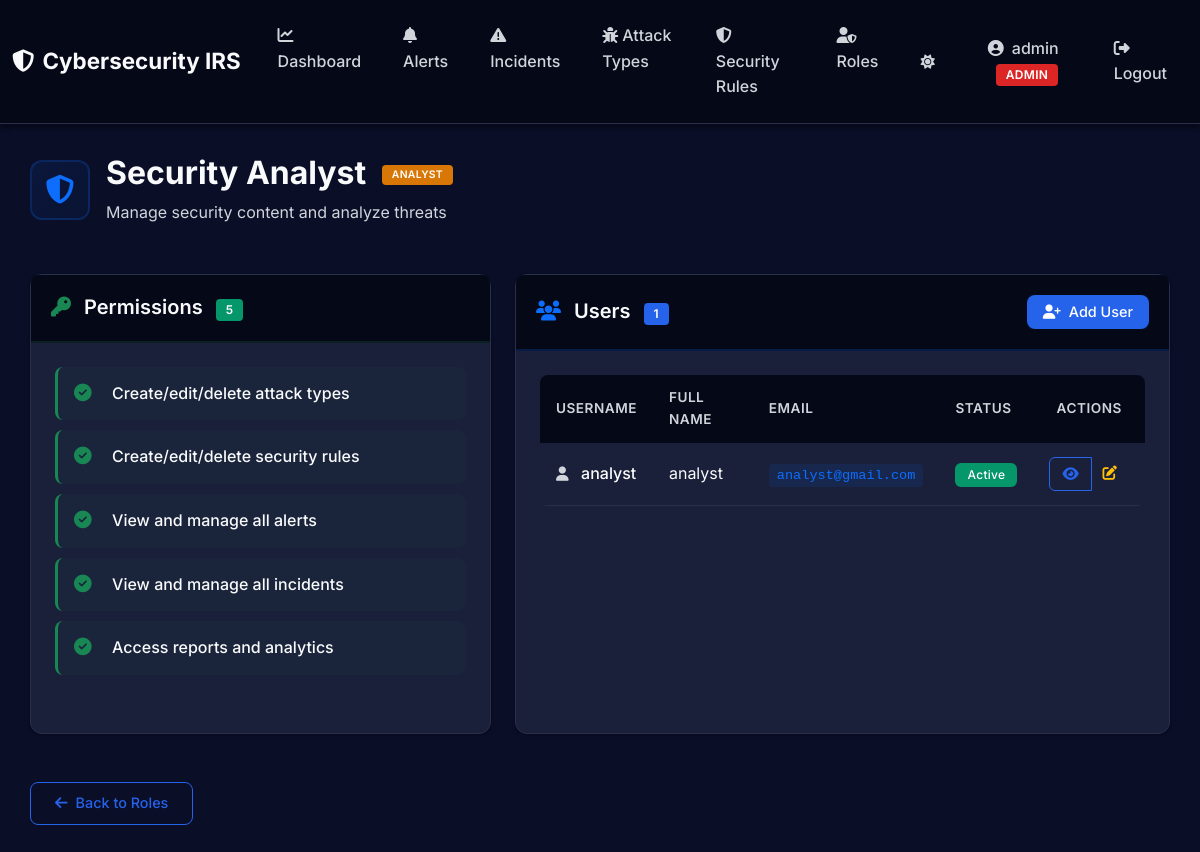
Before: /roles/analyst (signed in) with the older database file.
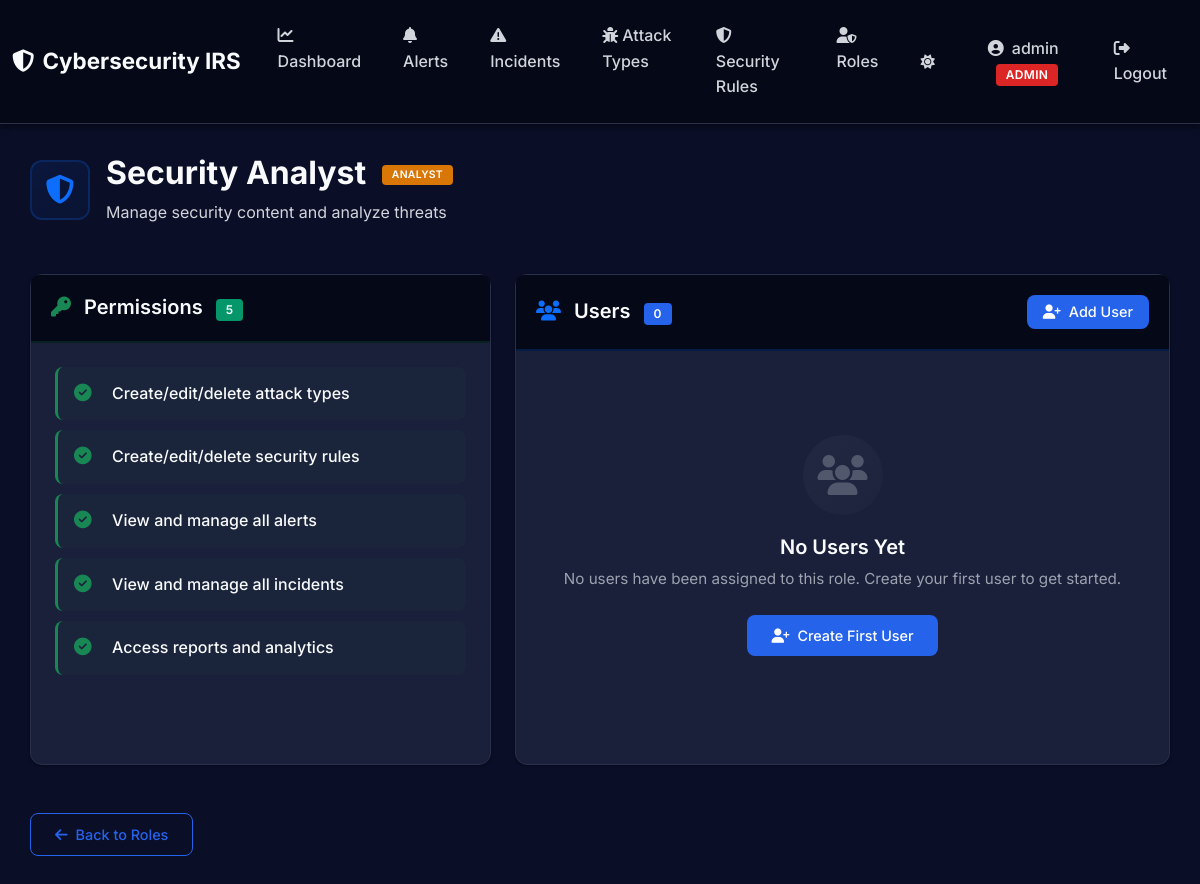
After: the same page with the newer database file.
### app/models/user.py (models this page shows, shortened)
class User(db.Model):
    __tablename__ = 'users'
    id = db.Column(db.Integer, primary_key=True)
    username = db.Column(db.String(80), unique=True, nullable=False)
    email = db.Column(db.String(120), unique=True, nullable=False)
    full_name = db.Column(db.String(120), nullable=False)
    role = db.Column(db.String(20), default='analyst', nullable=False)  # admin, analyst, viewer
    is_active = db.Column(db.Boolean, default=True, nullable=False)
    password_hash = db.Column(db.String(255), nullable=False)
    created_at = db.Column(db.DateTime, default=datetime.utcnow, nullable=False)
    updated_at = db.Column(db.DateTime, default=datetime.utcnow, onupdate=datetime.utcnow, nullable=False)
    last_login = db.Column(db.DateTime, nullable=True)

### app/routes/role_routes.py (the view)
@role_bp.route('/<role_name>')
@admin_required
def detail(role_name):
    role_info = {
        'admin': {
            'name': 'admin',
            'display_name': 'Administrator',
            'description': 'Full system access with all permissions',
            'permissions': [
                'Manage users and roles',
                'Create/edit/delete attack types',
                'Create/edit/delete security rules',
                'View and manage all alerts',
                'View and manage all incidents',
                'Access all reports and analytics',
                'System configuration'
            ],
            'badge_color': 'danger'
        },
        'analyst': {
            'name': 'analyst',
            'display_name': 'Security Analyst',
            'description': 'Manage security content and analyze threats',
            'permissions': [
                'Create/edit/delete attack types',
                'Create/edit/delete security rules',
                'View and manage all alerts',
                'View and manage all incidents',
                'Access reports and analytics'
            ],
            'badge_color': 'warning'
        },
        'viewer': {
            'name': 'viewer',
            'display_name': 'Operator / Viewer',
            'description': 'Read-only access to security data',
            'permissions': [
                'View alerts',
                'View incidents',
                'View attack types',
                'View security rules',
                'View basic reports'
            ],
            'badge_color': 'info'
        }
    }
    if role_name not in role_info:
        flash('Role not found.', 'danger')
        return redirect(url_for('roles.index'))
    role = role_info[role_name]
    role['users'] = User.query.filter_by(role=role_name).all()
    role['user_count'] = len(role['users'])
    return render_template('roles/detail.html', role=role)

### app/templates/roles/detail.html (shortened to what the changed rows need)
{% extends "layouts/base.html" %}  {% block content %}
<div class="mb-5">
  <div class="d-flex align-items-center mb-3">
    <div>
      <h1 class="h2 mb-2" style="font-weight: 700; color: var(--text-primary)">
        {{ role.display_name }}
        <span
          class="badge bg-{{ role.badge_color }} ms-2"
          style="font-size: 0.65rem; vertical-align: middle"
        >
          {{ role.name|upper }}
        </span>
      </h1>
    </div>
  </div>
</div>
<div class="row g-4">
  <div class="col-lg-5 mb-4">
    <div
      class="card h-100"
      style="border-radius: 12px; border: 1px solid var(--card-border)"
    >
      <div class="card-body" style="padding: 1.5rem">
        <ul class="list-unstyled mb-0">
          {% for permission in role.permissions %}
          <li
            style="
              padding: 14px 16px;
              margin-bottom: 10px;
              background: rgba(25, 135, 84, 0.05);
              border-radius: 8px;
              border-left: 3px solid #198754;
              transition: all 0.2s ease;
            "
            onmouseover="this.style.background='rgba(25, 135, 84, 0.1)'; this.style.transform='translateX(4px)';"
            onmouseout="this.style.background='rgba(25, 135, 84, 0.05)'; this.style.transform='translateX(0)';"
          >
            <i
              class="fas fa-check-circle me-3"
              style="color: #198754; font-size: 1.1rem"
            ></i>
            <span style="color: var(--text-primary); font-weight: 500"
              >{{ permission }}</span
            >
          </li>
          {% endfor %}
        </ul>
      </div>
    </div>
  </div>
  <div class="col-lg-7 mb-4">
    <div
      class="card h-100"
      style="border-radius: 12px; border: 1px solid var(--card-border)"
    >
      <div
        class="card-header"
        style="
          background: linear-gradient(
            135deg,
            rgba(13, 110, 253, 0.08),
            rgba(13, 110, 253, 0.03)
          );
          border-bottom: 2px solid rgba(13, 110, 253, 0.2);
          padding: 1.25rem;
          border-radius: 12px 12px 0 0;
          display: flex;
          justify-content: space-between;
          align-items: center;
        "
      >
        <h5 class="mb-0" style="font-weight: 600; color: var(--text-primary)">
          <i class="fas fa-users me-2" style="color: #0d6efd"></i>
          Users
          <span class="badge bg-primary ms-2" style="font-size: 0.75rem"
            >{{ role.user_count }}</span
          >
        </h5>
      </div>
      <div class="card-body" style="padding: 1.5rem">
        {% if role.users %}
        <div class="table-responsive">
          <table
            class="table table-hover mb-0"
            style="border-radius: 8px; overflow: hidden"
          >
            <thead style="background: rgba(13, 110, 253, 0.08)">
              <tr>
                <th
                  style="
                    border: none;
                    padding: 12px 16px;
                    font-weight: 600;
                    font-size: 0.85rem;
                    text-transform: uppercase;
                    letter-spacing: 0.5px;
                  "
                >
                  Username
                </th>
                <th
                  style="
                    border: none;
                    padding: 12px 16px;
                    font-weight: 600;
                    font-size: 0.85rem;
                    text-transform: uppercase;
                    letter-spacing: 0.5px;
                  "
                >
                  Full Name
                </th>
                <th
                  style="
                    border: none;
                    padding: 12px 16px;
                    font-weight: 600;
                    font-size: 0.85rem;
                    text-transform: uppercase;
                    letter-spacing: 0.5px;
                  "
                >
                  Email
                </th>
                <th
                  style="
                    border: none;
                    padding: 12px 16px;
                    font-weight: 600;
                    font-size: 0.85rem;
                    text-transform: uppercase;
                    letter-spacing: 0.5px;
                  "
                >
                  Status
                </th>
                <th
                  style="
                    border: none;
                    padding: 12px 16px;
                    font-weight: 600;
                    font-size: 0.85rem;
                    text-transform: uppercase;
                    letter-spacing: 0.5px;
                    text-align: center;
                  "
                >
                  Actions
                </th>
              </tr>
            </thead>
            <tbody>
              {% for user in role.users %}
              <tr style="border-bottom: 1px solid var(--card-border)">
                <td style="padding: 14px 16px; vertical-align: middle">
                  <i
                    class="fas fa-user me-2"
                    style="color: var(--text-secondary); font-size: 0.9rem"
                  ></i>
                  <span style="font-weight: 500; color: var(--text-primary)"
                    >{{ user.username }}</span
                  >
                </td>
                <td
                  style="
                    padding: 14px 16px;
                    color: var(--text-primary);
                    vertical-align: middle;
                  "
                >
                  {{ user.full_name }}
                </td>
                <td style="padding: 14px 16px; vertical-align: middle">
                  <code
                    style="
                      background: rgba(13, 110, 253, 0.1);
                      padding: 4px 8px;
                      border-radius: 4px;
                      font-size: 0.85rem;
                      color: #0d6efd;
                    "
                    >{{ user.email }}</code
                  >
                </td>
                <td style="padding: 14px 16px; vertical-align: middle">
                  {% if user.is_active %}
                  <span
                    class="badge bg-success"
                    style="
                      padding: 6px 12px;
                      border-radius: 6px;
                      font-weight: 500;
                    "
                    >Active</span
                  >
                  {% endif %}
                </td>
                <td
                  style="
                    padding: 14px 16px;
                    text-align: center;
                    vertical-align: middle;
                  "
                >
                  <div class="btn-group" role="group">
                    <a
                      href="{{ url_for('users.detail', user_id=user.id) }}"
                      class="btn btn-sm btn-outline-primary"
                      style="
                        border-radius: 6px 0 0 6px;
                        padding: 0.35rem 0.75rem;
                      "
                      title="View Details"
                    >
                      <i class="fas fa-eye"></i>
                    </a>
                    <a
                      href="{{ url_for('users.edit', user_id=user.id) }}"
                      class="btn btn-sm btn-outline-warning"
                      style="
                        border-radius: 0 6px 6px 0;
                        padding: 0.35rem 0.75rem;
                      "
                      title="Edit User"
                    >
                      <i class="fas fa-edit"></i>
                    </a>
                  </div>
                </td>
              </tr>
              {% endfor %}
            </tbody>
          </table>
        </div>
        {% else %}
        <div style="text-align: center; padding: 60px 20px">
          <div
            style="
              width: 80px;
              height: 80px;
              margin: 0 auto 20px;
              border-radius: 50%;
              background: linear-gradient(
                135deg,
                rgba(108, 117, 125, 0.1),
                rgba(108, 117, 125, 0.05)
              );
              display: flex;
              align-items: center;
              justify-content: center;
            "
          >
            <i
              class="fas fa-users"
              style="font-size: 2.5rem; color: var(--text-muted); opacity: 0.4"
            ></i>
          </div>
          <h5
            style="
              color: var(--text-primary);
              font-weight: 600;
              margin-bottom: 8px;
            "
          >
            No Users Yet
          </h5>
          <p
            style="
              color: var(--text-muted);
              font-size: 0.95rem;
              margin-bottom: 24px;
            "
          >
            No users have been assigned to this role. Create your first user to
            get started.
          </p>
          <a
            href="{{ url_for('users.create') }}"
            class="btn btn-primary"
            style="border-radius: 8px; padding: 0.6rem 1.5rem; font-weight: 500"
          >
            <i class="fas fa-user-plus me-2"></i>Create First User
          </a>
        </div>
        {% endif %}
      </div>
    </div>
  </div>
</div>
{% endblock %}

Changed rows visible on the page:
no longer on this page (row edited): User: username "analyst", full_name "analyst", email "analyst@gmail.com", is_active "Active"
Other visible differences:
{{ role.user_count }}: "1" → "0"
text no longer shown: "USERNAME FULL NAME EMAIL STATUS ACTIONS"
text now shown: "No Users Yet No users have been assigned to this role. Create your first user to get started. Create First User"
